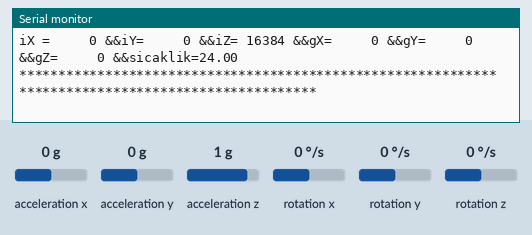
Recording of a sketch running on a simulated Arduino Uno, built with avr-gcc and run on an emulated ATmega328P. Shown: the last lines printed to the serial monitor. Wiring (inferred from the names in the program): MPU-6050 motion sensor at I2C address 0x68. The test bench sets the inputs (shaded band); at power-on: acceleration x 0 g, acceleration y 0 g, acceleration z 1 g, rotation x 0 °/s, rotation y 0 °/s, rotation z 0 °/s.

Above: at 2.9 s.
3.0 s: acceleration x set to -1.4 g
At 4.7 s:
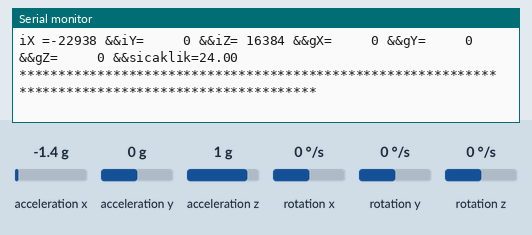
7.8 s: acceleration y set to -1.4 g
At 9.0 s:
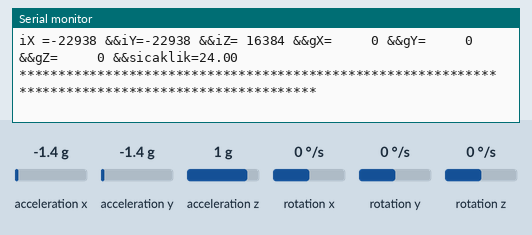
12.1 s: acceleration z set to -1.4 g
At 13.4 s:
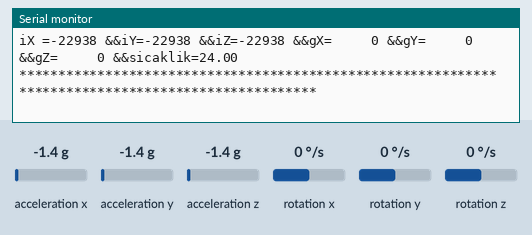
16.4 s: rotation x set to -192 °/s
At 17.7 s:
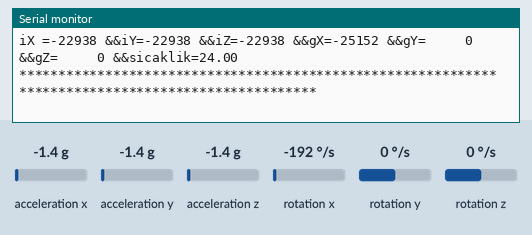
20.6 s: rotation y set to -192 °/s
At 22.0 s:
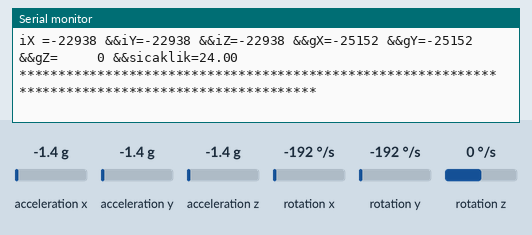
24.9 s: rotation z set to -192 °/s
At 26.4 s:
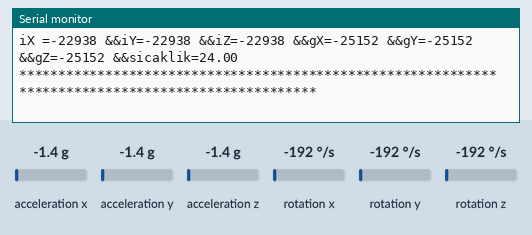

The sketch:

gy_arduino_kod.ino
```cpp
#include "Wire.h"//I2C ile haberlesmasini saglamak icin wire kutuphanemizi dahil ediyoruz.

const int MPU_ADDR=0x68; //MPU-6050'nin I2C deki adresi,eger ADO pin HIGH olursa I2C 0x69 olmalidir.
/*Accelerometer (İvme Ölçer)
-İvme ölçer üzerine düşen statik(yerçekimi) veya dinamik (aniden hızlanma veya durma) ivmeyi ölçmektedirler.
-Sensörden aldığımız değer m/s2 veya yer çekimi türünden ifade edilebilir.
-Eğer uzayda veya herhangi bir çekim alanının kapsamında değilse sensör üzerine 1g’lik bir yerçekimi kuvveti etki etmektedir.
-Bu kuvvet de yaklaşık olarak 9.8 m/s2 'dir.
-Sensör sürekli olarak yer çekimi etkisi altında kaldığından eğim ölçer yani akıllı cep telefonlarında telefon dikey veya
yatay konuma getirdiğinde telefonun ekranı hareke göre değişmektedir veya hareket algılar yani Nintendo wii gibi
ürünlerde wii remote sallandığında oynanan oyundaki karakterlerde benzer hareketi yapar.
-Ölçü aralığı olarak ± 1g, ± 2g, ± 4g vb. değerler ile ifade edilmektedir ve bir, iki ve üç eksende
ölçüm yapabilen türevleri vardır.*/


int16_t ivme_x, ivme_y,ivme_z;

/*Gyroscope
- Tekerleğin etrafındaki çembere dik açıyla bağlanmış başka bir çember ve bağlantılı bu çemberlere dik açıyla
tutturulmuş başka bir çember gyroscope’u modeller.
-Gyroscope’un önemli iki özelliği vardır.
-İlk özelliği yatay eksende dönmekte olan bir gyroscope’a yatay eksen doğrultusunda bir kuvvet uyguladığında
yatay eksen etrafında dönmek yerine eksen etrafında dönmeye başlar, diğer özelliği ise gyroscope’un dönmeye
başladığı eksenin jiroskobun durduğu yüzey ne açıyla oynatılırsa oynatılsın jiroskobun dönüş ekseni sabit kalır.
-Bu özelliğinden dolayı uyduların sürekli olarak dünyaya dönük kalması, uçaklarda ve çeşitli araçlarda yapay ufuk
oluşturulması ve otopilot gibi uygulamalarda kullanılmaktadır. */
int16_t gyro_x, gyro_y, gyro_z;
int16_t sicaklik;// sicaklik degerini tutar.

char tmp_str[7];
char* convert_int16_to_str(int16_t i){
  sprintf(tmp_str,"%6d",i);
  return tmp_str;
  }

void setup() {
  // put your setup code here, to run once:

  Serial.begin(9600);//monitoru baslatiyoruz.
  Wire.begin();//I2C haberlesmeyi baslatiyoruz.
  Wire.beginTransmission(MPU_ADDR);//Gy-521 ile iletisimi baslatiyoruz.
  Wire.write(0x6B);
  Wire.write(0);//MPU-6050 0 yaparak baslatiyoruz.
  Wire.endTransmission(true);

}

void loop() {
  // put your main code here, to run repeatedly:
  Wire.beginTransmission(MPU_ADDR);
  Wire.write(0x3B);
  Wire.endTransmission(false);
  Wire.requestFrom(MPU_ADDR,7*2,true);


  ivme_x = Wire.read()<<8 | Wire.read();
  ivme_y = Wire.read()<<8 | Wire.read();
  ivme_z = Wire.read()<<8 | Wire.read();
  sicaklik = Wire.read()<<8 | Wire.read();
  gyro_x = Wire.read()<<8 | Wire.read();
  gyro_y = Wire.read()<<8 | Wire.read();
  gyro_z = Wire.read()<<8 | Wire.read();


  Serial.print("iX =");
  Serial.print(convert_int16_to_str(ivme_x));
  Serial.print(" &&iY=");
  Serial.print(convert_int16_to_str(ivme_y));
  Serial.print(" &&iZ=");
  Serial.print(convert_int16_to_str(ivme_z));
  Serial.print(" &&gX=");
  Serial.print(convert_int16_to_str(gyro_x));
  Serial.print(" &&gY=");
  Serial.print(convert_int16_to_str(gyro_y));
  Serial.print(" &&gZ=");
  Serial.print(convert_int16_to_str(gyro_z));
  Serial.print(" &&sicaklik=");
  Serial.println(sicaklik/340.00+36.53);
  Serial.println("***************************************************************************************************");


  delay(2000);

}
```

Measured:
- after the input at 3.0 s, the serial monitor: prints a new line after 1.3 s (image 1)
- after the input at 7.8 s, the serial monitor: prints a new line after 0.73 s (image 2)
- after the input at 12.1 s, the serial monitor: prints a new line after 0.69 s (image 3)
- after the input at 16.4 s, the serial monitor: prints a new line after 0.66 s (image 4)
- after the input at 20.6 s, the serial monitor: prints a new line after 0.72 s (image 5)
- after the input at 24.9 s, the serial monitor: prints a new line after 0.68 s (image 6)
